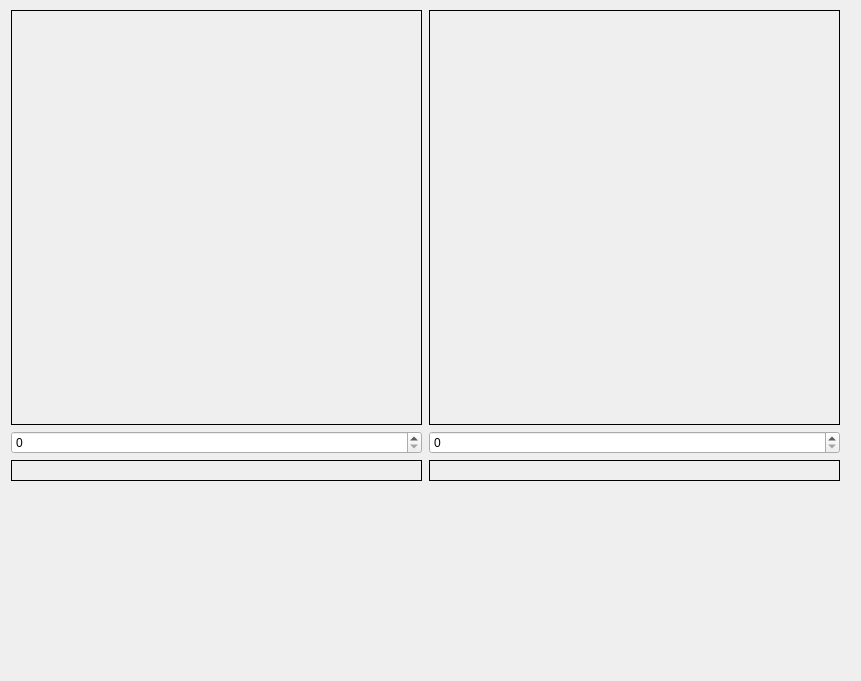
<?xml version="1.0" encoding="UTF-8"?>
<ui version="4.0">
 <class>widgetSettings</class>
 <widget class="QWidget" name="widgetSettings">
  <property name="geometry">
   <rect>
    <x>0</x>
    <y>0</y>
    <width>861</width>
    <height>681</height>
   </rect>
  </property>
  <property name="minimumSize">
   <size>
    <width>861</width>
    <height>681</height>
   </size>
  </property>
  <property name="maximumSize">
   <size>
    <width>861</width>
    <height>681</height>
   </size>
  </property>
  <property name="windowTitle">
   <string>Form</string>
  </property>
  <widget class="QWidget" name="gridLayoutWidget">
   <property name="geometry">
    <rect>
     <x>10</x>
     <y>10</y>
     <width>831</width>
     <height>471</height>
    </rect>
   </property>
   <layout class="QGridLayout" name="gridLayout">
    <item row="1" column="1">
     <widget class="QSpinBox" name="rightCameraId"/>
    </item>
    <item row="1" column="0">
     <widget class="QSpinBox" name="leftCameraId">
      <property name="maximum">
       <number>5</number>
      </property>
     </widget>
    </item>
    <item row="2" column="0">
     <widget class="QLabel" name="labelLeftCameraStatus">
      <property name="minimumSize">
       <size>
        <width>411</width>
        <height>21</height>
       </size>
      </property>
      <property name="maximumSize">
       <size>
        <width>411</width>
        <height>21</height>
       </size>
      </property>
      <property name="frameShape">
       <enum>QFrame::Box</enum>
      </property>
      <property name="text">
       <string/>
      </property>
     </widget>
    </item>
    <item row="2" column="1">
     <widget class="QLabel" name="labelRightCameraStatus">
      <property name="minimumSize">
       <size>
        <width>411</width>
        <height>21</height>
       </size>
      </property>
      <property name="maximumSize">
       <size>
        <width>411</width>
        <height>21</height>
       </size>
      </property>
      <property name="frameShape">
       <enum>QFrame::Box</enum>
      </property>
      <property name="text">
       <string/>
      </property>
     </widget>
    </item>
    <item row="0" column="1">
     <widget class="QLabel" name="rightCamera">
      <property name="frameShape">
       <enum>QFrame::Box</enum>
      </property>
      <property name="text">
       <string/>
      </property>
     </widget>
    </item>
    <item row="0" column="0">
     <widget class="QLabel" name="leftCamera">
      <property name="frameShape">
       <enum>QFrame::Box</enum>
      </property>
      <property name="text">
       <string/>
      </property>
     </widget>
    </item>
   </layout>
  </widget>
 </widget>
 <resources/>
 <connections/>
</ui>
